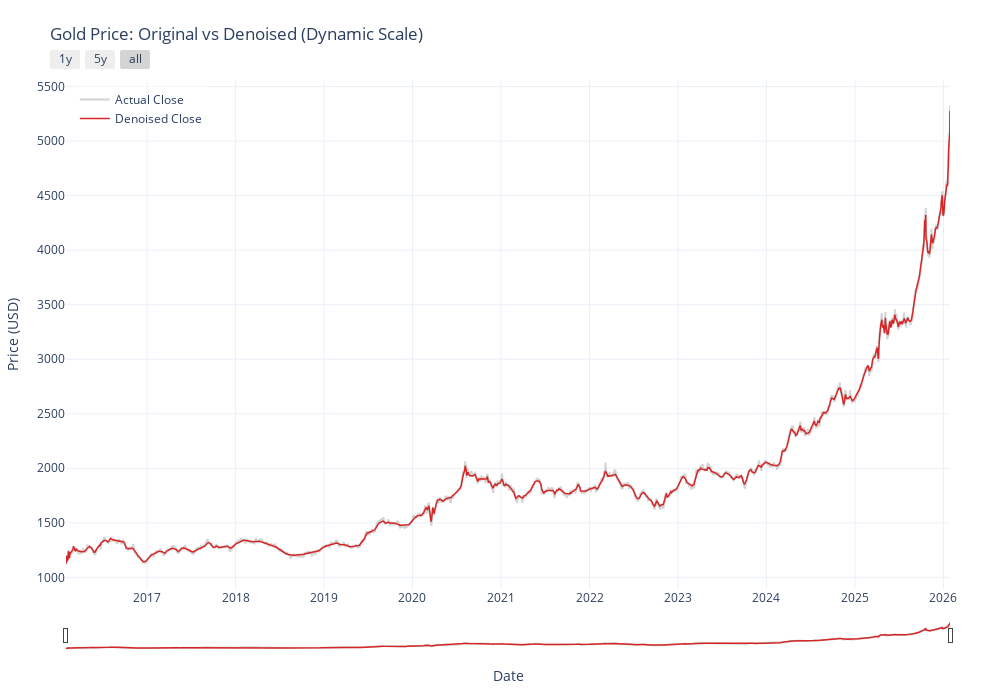

Write notebook code for a chart like this one.
### Code cell
# fig = go.Figure()

# fig.add_trace(go.Scatter(
#     x=df.index, 
#     y=df['close'],
#     mode='lines',
#     name='Actual Close',
#     line=dict(color='lightgray'),
#     hovertemplate='Actual: $%{y:.2f}<br>Date: %{x}<extra></extra>'
# ))

# fig.add_trace(go.Scatter(
#     x=df.index, 
#     y=df['close_denoised'],
#     mode='lines',
#     name='Denoised Close',
#     line=dict(color='#d62728', width=1.5),
#     hovertemplate='Denoised: $%{y:.2f}<br>Date: %{x}<extra></extra>'
# ))

# fig.update_layout(
#     width=1000,
#     height=700,
#     title='Gold Price: Original vs Denoised (Dynamic Scale)',
#     template="plotly_white",
    
#     yaxis=dict(
#         title='Price (USD)',
#         range=[df['close'].min() * 0.95, df['close'].max() * 1.05],
#         fixedrange=False,
#         autorange=True
#     ),
#     xaxis=dict(
#         title='Date',
#         type="date",
#         rangeslider=dict(
#             visible=True,
#             thickness=0.05
#         ),
#         rangeselector=dict(
#             buttons=list([
#                 dict(count=1, label="1y", step="year", stepmode="backward"),
#                 dict(count=5, label="5y", step="year", stepmode="backward"),
#                 dict(step="all")
#             ])
#         )
#     ),
#     uirevision='constant', 
#     legend=dict(x=0.01, y=0.99, bgcolor='rgba(255,255,255,0.5)'),
#     margin=dict(l=50, r=50, t=80, b=50)
# )

# fig.update_yaxes(matches=None)
# fig.show()

### Figure 1 — Plotly figure (JSON) as saved in the notebook; plotly's stock layout.template omitted (floating-point values rounded to 4 significant figures; data arrays with more than 128 entries replaced by an {"elided": "..."} marker saying what was removed)
{"data": [{"hovertemplate": "Actual: $%{y:.2f}<br>Date: %{x}<extra></extra>", "line": {"color": "lightgray"}, "mode": "lines", "name": "Actual Close", "type": "scatter", "x": {"elided": "2689 str values"}, "y": {"elided": "2689 float values"}}, {"hovertemplate": "Denoised: $%{y:.2f}<br>Date: %{x}<extra></extra>", "line": {"color": "#d62728", "width": 1.5}, "mode": "lines", "name": "Denoised Close", "type": "scatter", "x": {"elided": "2689 str values"}, "y": {"elided": "2689 float values"}}], "layout": {"height": 700, "legend": {"bgcolor": "rgba(255,255,255,0.5)", "x": 0.01, "y": 0.99}, "margin": {"b": 50, "l": 50, "r": 50, "t": 80}, "title": {"text": "Gold Price: Original vs Denoised (Dynamic Scale)"}, "uirevision": "constant", "width": 1000, "xaxis": {"rangeselector": {"buttons": [{"count": 1, "label": "1y", "step": "year", "stepmode": "backward"}, {"count": 5, "label": "5y", "step": "year", "stepmode": "backward"}, {"step": "all"}]}, "rangeslider": {"thickness": 0.05, "visible": true}, "title": {"text": "Date"}, "type": "date"}, "yaxis": {"autorange": true, "fixedrange": false, "range": [1072.0, 5594.0], "title": {"text": "Price (USD)"}}}}
